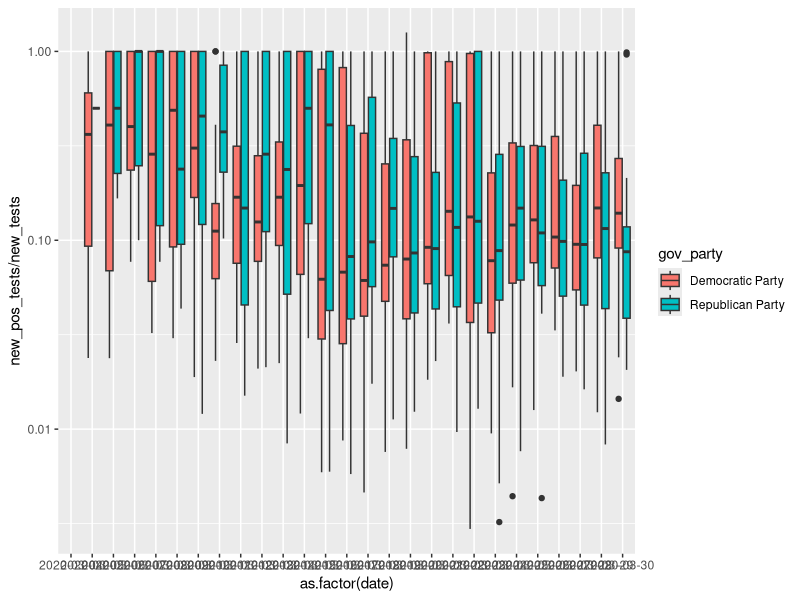

Here is the R script that generated this plot:
#Plot Testing by State
#SV Scarpino
#Mar 18 2020

###########
#libraries#
###########
library(ggplot2)

######
#Data#
######
dat <- read.csv("covid_tracking_addedPolitics.csv")
dat$date <- as.POSIXct(strptime(dat$date, format = "%Y%m%d"))

##########
#Analysis#
##########
states <- unique(dat$state)
new_tests <- rep(NA, nrow(dat))
new_pos_tests <- rep(NA, nrow(dat))
for(i in states){
  use.i <- which(dat$state == i)
  ord.i <- order(dat$date[use.i])
  diff.i <- diff(dat$totalTestResults[use.i][ord.i])
  diff2.i <- diff(dat$positive[use.i][ord.i])
  new_tests[use.i][ord.i][-1] <- diff.i
  new_pos_tests[use.i][ord.i][-1] <- diff2.i
}
dat$new_tests <- new_tests
dat$new_pos_tests <- new_pos_tests

######
#Plot#
######
ggplot(dat, aes(as.factor(date), new_pos_tests/new_tests, fill = gov_party)) + geom_boxplot() + scale_y_log10()
